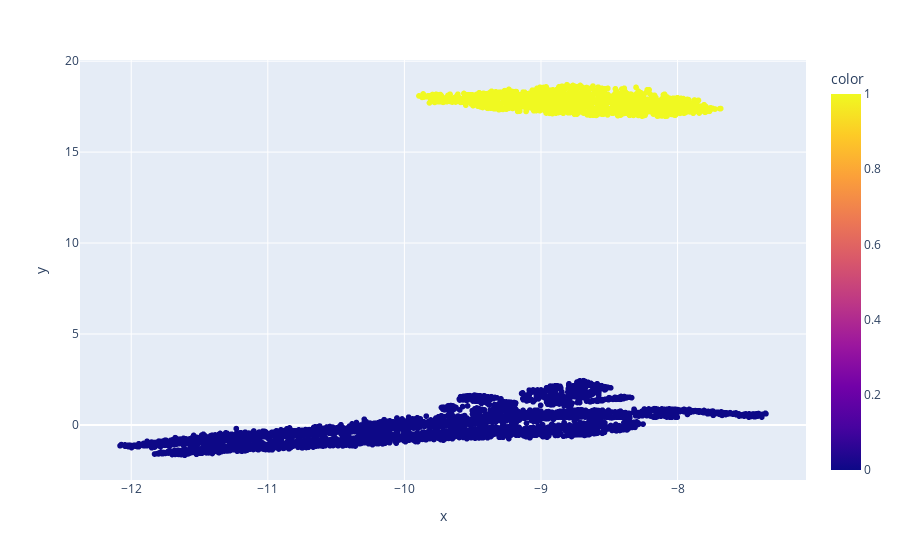

Notebook code cell kept with this figure:
### Code cell
# !pip install umap-learn

import umap
import pandas as pd
from sklearn.preprocessing import LabelEncoder
from sklearn.preprocessing import StandardScaler, MinMaxScaler
from plotly import express as px

# For save PNG image you need:
#pip install -U kaleido

# Manual settings:

target = 'Churn'

n_components = 4 # Default 2
n_neighbors = 200 # Default 15
min_dist = 0.1 # Default 0.1

isMinMaxScaler = True # True - MinMaxScaler, False - StandardScaler

#

reducer = umap.UMAP(n_components=n_components, n_neighbors=n_neighbors, min_dist=min_dist) #, random_state=1) ← "Use no seed for parallelism"

df = pd.read_csv(r'.\0.Dataset\WA_Fn-UseC_-Telco-Customer-Churn.csv')
print(df.shape)

# Automatic LabelEncode all non numerical features:

categorical_cols = df.select_dtypes(['object']).columns
le = LabelEncoder()
for col in categorical_cols:
    df[col] = le.fit_transform(df[col])
#print(df.head())

# Normalization

X, y = df.drop(target, axis=1), df[target]

if isMinMaxScaler:
    X = MinMaxScaler().fit_transform(X)
else:
    X = StandardScaler().fit_transform(X)

# Processing

embedding = reducer.fit_transform(X, y)

# Visualization

fig = px.scatter(
    x=embedding[:, 0],
    y=embedding[:, 1],
    color=y.astype(int)
)

fig.show()

# Save the figure to a PNG file
fig.write_image("UMAP.png", format="png", width=900, height=600)
# For save PNG image you need:
#pip install -U kaleido

### Figure 1 — Plotly figure (JSON) as saved in the notebook; plotly's stock layout.template omitted (floating-point values rounded to 4 significant figures; data arrays with more than 128 entries replaced by an {"elided": "..."} marker saying what was removed)
{"data": [{"hovertemplate": "x=%{x}<br>y=%{y}<br>color=%{marker.color}<extra></extra>", "legendgroup": "", "marker": {"color": {"elided": "7043 int values"}, "coloraxis": "coloraxis", "symbol": "circle"}, "mode": "markers", "name": "", "showlegend": false, "type": "scattergl", "x": {"elided": "7043 float values"}, "xaxis": "x", "y": {"elided": "7043 float values"}, "yaxis": "y"}], "layout": {"autosize": true, "coloraxis": {"colorbar": {"title": {"text": "color"}}, "colorscale": [[0, "#0d0887"], [0.1111, "#46039f"], [0.2222, "#7201a8"], [0.3333, "#9c179e"], [0.4444, "#bd3786"], [0.5556, "#d8576b"], [0.6667, "#ed7953"], [0.7778, "#fb9f3a"], [0.8889, "#fdca26"], [1, "#f0f921"]]}, "legend": {"tracegroupgap": 0}, "margin": {"t": 60}, "xaxis": {"anchor": "y", "autorange": true, "domain": [0, 1], "range": [-12.37, -7.066], "title": {"text": "x"}, "type": "linear"}, "yaxis": {"anchor": "x", "autorange": true, "domain": [0, 1], "range": [-3.246, 20.28], "title": {"text": "y"}, "type": "linear"}}}
